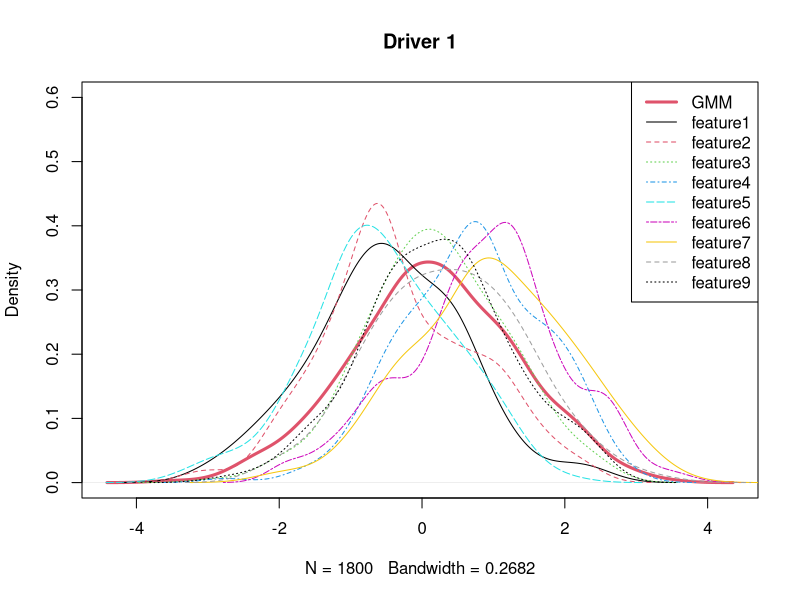
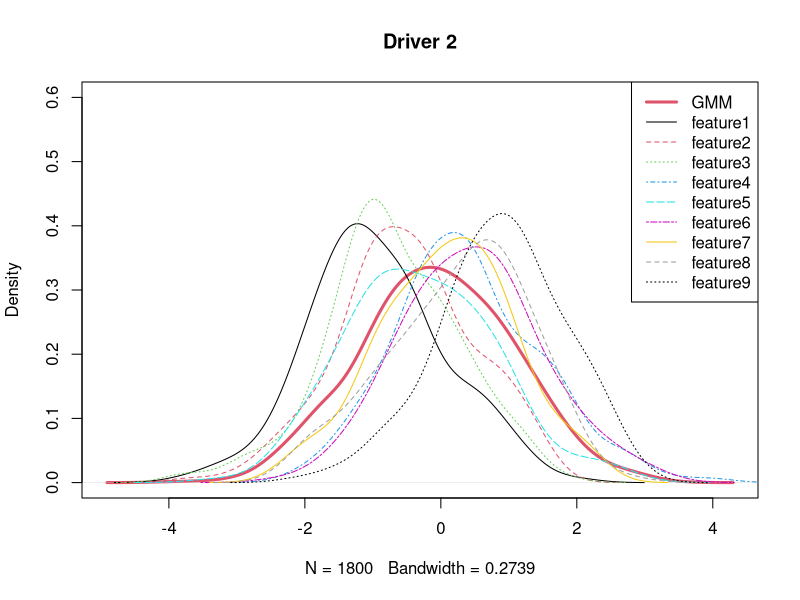
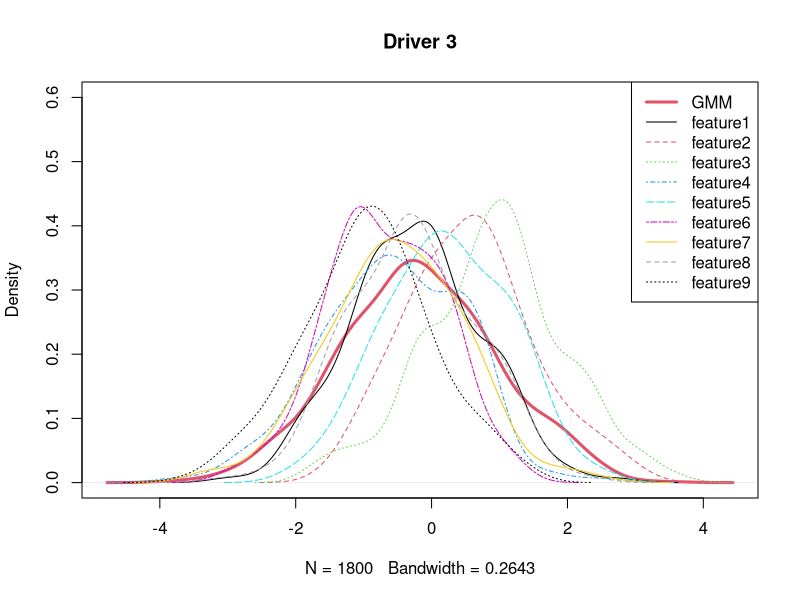
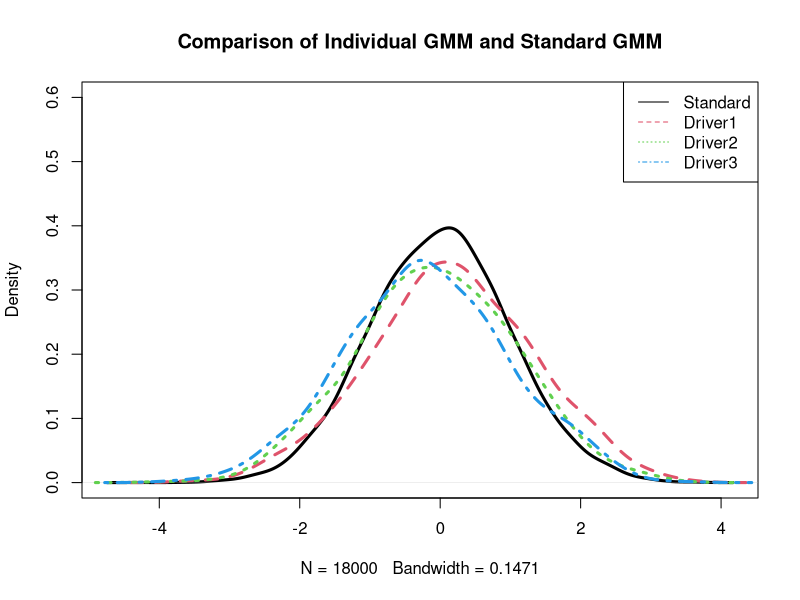

Generate these figures, in order, with R: (Note: this script raises an error after producing the figures.)
library(stats) # for bw.SJ() and density()
library(modeest) # for mlv()
library(mixtools) # for mvnormalmixEM()
# Assume data for sample i is in D
set.seed(1)
#mu=sample(-100:100, 9, replace=FALSE)/100
mu1=c(-0.47,-0.26,0.13,0.79,-0.61,0.76,0.84,0.28,0.21)
mu2=c(-0.88,-0.59,-0.65,0.36,-0.25,0.50,-0.03,0.39,0.91)
mu3=c(-0.24,0.55,0.86,-0.58,0.28,-0.76,-0.48,-0.26,-0.98)

mu=sample(-100:100, 9, replace=FALSE)/100

a<-rmvnorm(200,mu1)
b<-bw.SJ(a) # Find bandwith with Shafer-Jones method
d<-density(a, bw=b, kernel="gaussian") # Gaussian kernel density estimate
d1<-d
plot(d,ylim=c(0, 0.6),lwd=3,col=10,lty=1,main="Driver 1")

for (i in c(1:9)){
  a<-rmvnorm(200,mu1[i])
  b<-bw.SJ(a) # Find bandwith with Shafer-Jones method
  d<-density(a, bw=b, kernel="gaussian")
  lines(d,col=i,lwd=1,lty=i)
}

name=c('GMM','feature1','feature2','feature3','feature4','feature5'
       ,'feature6','feature7','feature8','feature9')
lwdline=c(3,1,1,1,1,1,1,1,1,1)
colline=c(10,1,2,3,4,5,6,7,8,9)
ltyline=c(1,1,2,3,4,5,6,7,8,9)
legend("topright", name,lwd=lwdline,col=colline,lty=ltyline)

a<-rmvnorm(200,mu2)
b<-bw.SJ(a) # Find bandwith with Shafer-Jones method
d<-density(a, bw=b, kernel="gaussian") # Gaussian kernel density estimate
d2<-d
plot(d,ylim=c(0, 0.6),lwd=3,col=10,lty=1,main="Driver 2")

for (i in c(1:9)){
  a<-rmvnorm(200,mu2[i])
  b<-bw.SJ(a) # Find bandwith with Shafer-Jones method
  d<-density(a, bw=b, kernel="gaussian")
  lines(d,col=i,lwd=1,lty=i)
}

name=c('GMM','feature1','feature2','feature3','feature4','feature5'
       ,'feature6','feature7','feature8','feature9')
lwdline=c(3,1,1,1,1,1,1,1,1,1)
colline=c(10,1,2,3,4,5,6,7,8,9)
ltyline=c(1,1,2,3,4,5,6,7,8,9)
legend("topright", name,lwd=lwdline,col=colline,lty=ltyline)

a<-rmvnorm(200,mu3)
b<-bw.SJ(a) # Find bandwith with Shafer-Jones method
d<-density(a, bw=b, kernel="gaussian") # Gaussian kernel density estimate
d3<-d
plot(d,ylim=c(0, 0.6),lwd=3,col=10,lty=1,main="Driver 3")

for (i in c(1:9)){
  a<-rmvnorm(200,mu3[i])
  b<-bw.SJ(a) # Find bandwith with Shafer-Jones method
  d<-density(a, bw=b, kernel="gaussian")
  lines(d,col=i,lwd=1,lty=i)
}

name=c('GMM','feature1','feature2','feature3','feature4','feature5'
       ,'feature6','feature7','feature8','feature9')

lwdline=c(3,1,1,1,1,1,1,1,1,1)
colline=c(10,1,2,3,4,5,6,7,8,9)
ltyline=c(1,1,2,3,4,5,6,7,8,9)
legend("topright", name,lwd=lwdline,col=colline,lty=ltyline)


####merged
as<-rmvnorm(2000,c(0,0,0,0,0,0,0,0,0),sigma=diag(9))   #mu1 for driver 1's mu
b<-bw.SJ(as) # Find bandwith with Shafer-Jones method
d<-density(as, bw=b, kernel="gaussian") # Gaussian kernel density estimate
ds<-d
plot(ds,ylim=c(0, 0.6),lwd=3,col=1,lty=1,main="Comparison of Individual GMM and Standard GMM")
lines(d1,ylim=c(0, 0.6),lwd=3,col=2,lty=2)
lines(d2,ylim=c(0, 0.6),lwd=3,col=3,lty=3)
lines(d3,ylim=c(0, 0.6),lwd=3,col=4,lty=4)

name=c("Standard","Driver1","Driver2","Driver3")
colline=c(1,2,3,4)
ltyline=c(1,2,3,4)
legend("topright", name,col=colline,lty=ltyline)

#Driving Score with standard c(000000)
min.f1f2 <- function(x, mean1, mean2) {
  f1 <- rmvnorm(x, mean=mean1)
  f2 <- rmvnorm(x, mean=mean2)
  pmin(f1, f2)
}

integrate(min.f1f2, -Inf, Inf,mu1=c(0,0,0,0,0,0,0,0,0), mu2=mu1)
##############

min.f1f2 <- function(x, mu1_ex, mu2_ex) {
  f1 <- rmvnorm(x, mean=mu1_ex)
  f2 <- rmvnorm(x, mean=mu2_ex)
  pmin(f1, f2)
}

##Similarity

STEP=0.02
DX<-seq(-5, 5, STEP)

DY<-ds$y[0:length(DX)]

d1x<-d3$x
d1y<-d3$y

for (i in c(2:500)){
  for (j in c(1:510)){
    if (DX[i]<d1x[1]){
      DY[i]=0
       break}
    if (DX[i]>d1x[length(d1x)])
     {DY[i]=0
      break}
    if ((DX[i]>d1x[j]) & (DX[i]<d1x[j+1])){
      k=(d1y[j+1]-d1y[j])/(d1x[j+1]-d1x[j])
      y=k*(DX[i]-d1x[j])+d1y[j]
      DY[i]=min(y,DY[i])
      break
    }
    if ((DX[i]>d1x[j]) & (DX[i]<d1x[j+2])){
      k=(d1y[j+2]-d1y[j])/(d1x[j+2]-d1x[j])
      y=k*(DX[i]-d1x[j])+d1y[j]
      DY[i]=min(y,DY[i])
      break
    }
  }
}
score1<-sum(DY)*STEP


##### low score example

mulow<-c(-0.27,-0.13,-1.79,-1.73, 1.21,-1.64,0.59,-0.61,-1.51)
## safety score =0.6839662
